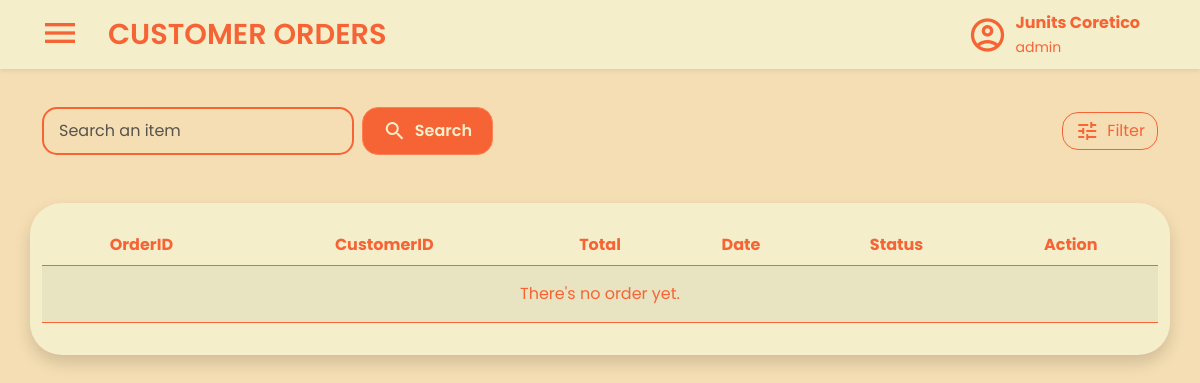
Page /views/orders.php (signed in) on the earlier database version.
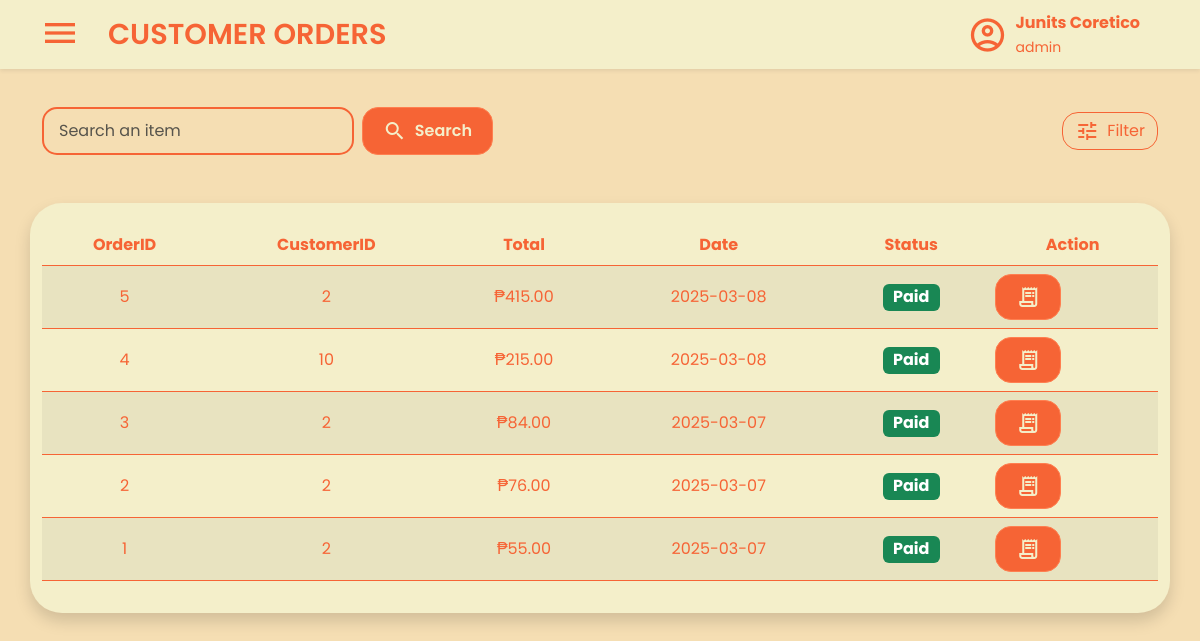
Same page on the later database version.
### tables this page shows
CREATE TABLE `orders` (
  `OrderID` int(11) NOT NULL,
  `CustomerID` int(11) DEFAULT NULL,
  `Date` datetime NOT NULL,
  `Total` decimal(10,2) NOT NULL,
  `Status` char(5) NOT NULL,
  `Delivery` int(11) DEFAULT NULL,
  `Created_At` datetime NOT NULL DEFAULT current_timestamp(),
  `Created_By` int(11) NOT NULL,
  `Updated_At` datetime NOT NULL DEFAULT current_timestamp() ON UPDATE current_timestamp(),
  `Updated_By` int(11) NOT NULL
);

### views/orders.php (the view, shortened to what this page needs)
<?php
include '../database/database.php';
$stmt = $conn->prepare("SELECT OrderID, CustomerID, Date, Status, Total FROM Orders ORDER BY Date DESC");
$stmt->execute();
$result = $stmt->get_result();
?>
<!DOCTYPE html>
<html lang="en">
<head>
  <link rel="stylesheet" href="../statics/products-style.css" />
  <link rel="stylesheet" href="../statics/style.css" />
  <link rel="stylesheet" href="../statics/css/bootstrap.min.css" />
</head>
<body class="main">
  <nav class="navbar bg-body-tertiary fixed-top shadow-sm">
    <div class="container-fluid">
      <div class="d-flex align-items-center">
        <button
          class="navbar-toggler mx-3 border-0 shadow-none"
          type="button"
          data-bs-toggle="offcanvas"
          data-bs-target="#offcanvasNavbar"
          aria-controls="offcanvasNavbar"
          aria-label="Toggle navigation">
          <span class="material-icons-outlined navbar-icon"> menu </span>
        </button>
        <a class="navbar-brand fw-semibold" href="orders.php">CUSTOMER ORDERS</a>
      </div>
      <div class="d-flex align-items-center me-5 ms-auto">
        <span class="material-icons-outlined me-2 fs-1">account_circle</span>
        <div>
          <p class="fw-bold mb-0">
            <?php echo htmlspecialchars($_SESSION['first_name'] . ' ' . $_SESSION['last_name']); ?>
          </p>
          <small class="mt-0">
            <?php echo htmlspecialchars($_SESSION['role']); ?>
          </small>
        </div>
      </div>
    </div>
  </nav>
  <div class="container mt-4 pt-5">
    <div class="row align-items-center justify-content-between">
      <div class="col-md-5 d-flex">
        <form action="#" class="d-flex w-100">
          <input
            type="text"
            name="search"
            placeholder="Search an item"
            class="form-control me-2" />
          <button
            type="submit"
            class="btn btn-primary add-product-button d-flex align-items-center gap-2 rounded-4">
            <span class="material-icons-outlined">search</span>
            <span>Search</span>
          </button>
        </form>
      </div>
      <div class="col-md-auto d-flex gap-2">
        <button
          class="btn btn-outline-secondary d-flex align-items-center gap-2 rounded-4">
          <span class="material-icons-outlined">tune</span>
          <span>Filter</span>
      </div>
      <div class="container-fluid mt-5 rounded-5 shadow">
        <div class="table-responsive mb-3">
          <table class="table table-striped rounded-3">
            <thead>
              <tr>
                <th class="text-center">OrderID</th>
                <th class="text-center">CustomerID</th>
                <th class="text-center">Total</th>
                <th class="text-center">Date</th>
                <th class="text-center">Status</th>
                <th class="text-center">Action</th>
              </tr>
            </thead>
            <tbody>
              <?php
              if ($result->num_rows > 0) {
                while ($row = $result->fetch_assoc()) {
                  echo "<tr>";
                  echo "<td class='align-middle text-center'>{$row['OrderID']}</td>";
                  echo "<td class='align-middle text-center'>{$row['CustomerID']}</td>";
                  echo "<td class='align-middle text-center'>₱" . number_format($row['Total'], 2) . "</td>";
                  echo "<td class='align-middle text-center'>" . date("Y-m-d", strtotime($row['Date'])) . "</td>";
                  $status = $row['Status'];
                  $badgeClass = ($status == 'Paid') ? 'text-bg-success' : (($status == 'Pending') ? 'text-bg-warning' : 'text-bg-danger');
                  echo "<td class='align-middle text-center'><span class='badge $badgeClass fs-6'>{$status}</span></td>";
                  echo "<td class='align-middle text-center'>
                    <button
                    class='btn add-product-button btn-primary rounded-4 d-flex align-items-center justify-content-center preview-order'
                    data-id='{$row['OrderID']}'
                    >
                        <span class='material-icons-outlined'>receipt_long</span>
                    </button>
                  </td>";
                  echo "</tr>";
                }
              } else {
                echo "<tr><td colspan='6' class='text-center text-muted py-3'>There's no order yet.</td></tr>";
              }
              ?>
            </tbody>
          </table>
        </div>
      </div>
    </div>
  </div>
</body>
</html>

Differences in the rows shown:
added orders: OrderID "5", CustomerID "2", Total "415.00", Date "2025-03-08", Status "Paid"
added orders: OrderID "4", CustomerID "10", Total "215.00", Date "2025-03-08", Status "Paid"
added orders: OrderID "3", CustomerID "2", Total "84.00", Date "2025-03-07", Status "Paid"
added orders: OrderID "2", CustomerID "2", Total "76.00", Date "2025-03-07", Status "Paid"
added orders: OrderID "1", CustomerID "2", Total "55.00", Date "2025-03-07", Status "Paid"
Other differences:
text no longer shown: "There's no order yet."
